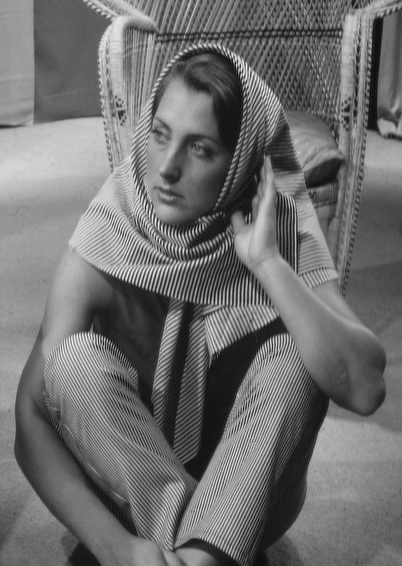
#> input picture homeworks/1-Constrant-Stretching/Barbara.tif, 402 x 566 px
$ jupyter execute 1-Contrast-stretching.ipynb
#> lines starting #> are read from the running program, lines starting #| are printed output that depends on the picture; after the words box and inside, x2 and y2 are one past the last pixel; in counts of white or black regions, pixels touching at a corner belong together
# Homework 1: Contrast stretching
***
**Subject:** Digital Image processing, FCSE 2021 <br>
**Student:** Kiril Zelenkovski <br>
**Deadline:** Tuesday, 30 March 2021 <br>

## Assigment

Implementation of a *Python* function that does **Contrast streching** on a given image. The function works with aн arbitrary number of points and takes two arguments:
- <code>:param image:</code> array, image on which we apply stretching
- <code>:param main_list:</code>
  - <code>main_list[0]</code> &#8594; list of input sensitivity level numbers (r1, r2, r3..)
  - <code>main_list[1]</code> &#8594; list of output intensity level numbers (s1, s2, s3..)

The function returns an array of numbers, which represent the input image stretched on all channels (<mark>1 channel if Grayscale</mark>, <mark>3 channels if RGB</mark>).

## Solution

Python dependencies are:
- <code>numpy</code>==1.18.5
- <code>opencv-python</code>==4.5.1.48
- <code>plotly</code>==4.11.0

[cell 1]
import numpy as np
import cv2
from plotly.offline import init_notebook_mode, plot, iplot

init_notebook_mode(connected=True)
config = {'showLink': False, 'displayModeBar': False}

Main function for contrast stretching:

[cell 2]
def contrast_stretching(image, main_list: list):
    """
    :param image: array, image on which we apply stretching
    :param main_list:
        main_list[0] - list of input sensitivity level numbers (r1, r2, r3..)
        main_list[1] - list of output intensity level numbers (s1, s2, s3..)
    :return: array, image stretched on all channels (1 if Grayscale, 3 if RGB)
    """
    r = main_list[0]
    s = main_list[1]
    gray = False
    if len(image.shape) < 3:
        gray = True
    r.insert(0, 0)
    r.append(255)
    s.insert(0, 0)
    s.append(255)
    # Calculate slope from points
    slopes = np.diff(s) / np.diff(r)
    dd = {}
    # Combine ranges, slopes and points
    for i in range(len(r) - 1):
        # Range1: (0, 50) Range2: (51,150) ...
        dd[(r[i], r[i + 1]) if i == 0 else (r[i] + 1, r[i + 1])] = (slopes[i], s[i])

    # Apply stretching on channels
    if gray:
        # Gray image has one channel
        image = stretch(image, dd)
    else:
        # make the stretching for all channels
        for i in range(image.shape[2]):
            image[:, :, i] = stretch(image[:, :, i], dd)

    # Return fully stretched image
    return image

Function for stretching on given chanel:

[cell 3]
def stretch(channel, dd):
    masks = []
    for k in dd:
        # Get all pixels with specified range as mask
        mask = cv2.inRange(channel, k[0], k[1])
        masks.append(mask)

    for values, mask, x in zip(dd.values(), masks, dd.keys()):
        # Get the pixels that we need to change
        px_to_modify = cv2.bitwise_and(channel, mask)
        # Get the rest of the pixels
        px_help = cv2.bitwise_or(channel, mask)
        # Create matrix rows x cols with values 255
        all_white = np.full((channel.shape[0], channel.shape[1]), 255, dtype=np.dtype('uint8'))
        non_mod_px_inv = cv2.bitwise_xor(px_help, all_white)

        # Apply stretching to the chosen pixels
        px_to_modify[px_to_modify != 0] = (px_to_modify[px_to_modify != 0] - (x[0] - 1 if x[0] > 0 else x[0])) * values[
            0] + values[1]
        # Add 255 to rest of the pixels (needed for xor)
        px_to_modify[px_to_modify == 0] = 255

        mod_values = cv2.bitwise_xor(px_to_modify, non_mod_px_inv)
        channel = mod_values

    return channel

Define both <mark><b>Input intensity level</b></mark> list and <mark><b>Output intensity level</b></mark> list, <code>r_list</code> and <code>s_list</code> accordingly:

[cell 4]
#         r1   r2  r3  (Input intensity level)
r_list = [20, 120, 80]
#         s1   s2  s3  (Output intensity level)
s_list = [30, 200, 90]

Read image (np.flip is applied because it reads it upside-down in Plotly - heatmap) and apply contrast strecthing:

[cell 5]
# Read image (np.flip is applied because it reads it upside-down in Plotly - heatmap)
img1 = np.flip(cv2.imread("Barbara.tif", 0))
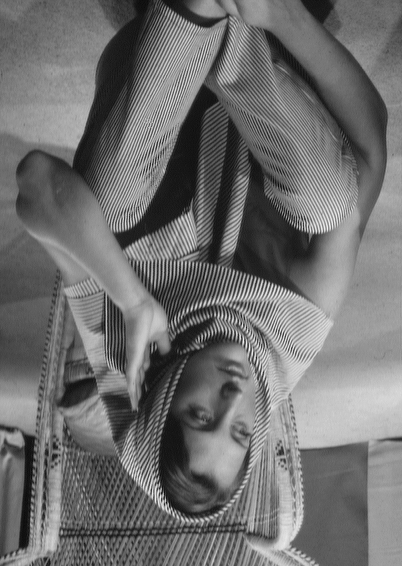
#> img1: shape (566, 402); min 4, max 247, mean 111.5
# Apply contrast stretching
img2 = contrast_stretching(img1, [r_list, s_list])
#> the loop in stretch, `for k in dd:` made 4 passes
#> pass 1, in stretch, `mask = cv2.inRange(channel, k[0], k[1])`:
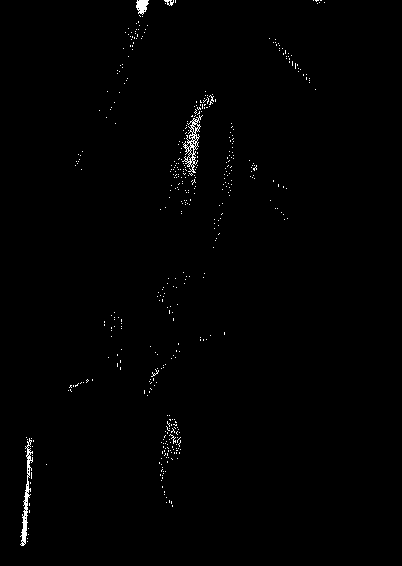
#> mask: shape (566, 402); 0.73% white in thin lines or dots, all inside (x1, y1, x2, y2) = (20, 0, 325, 546)
#> pass 2, in stretch, `mask = cv2.inRange(channel, k[0], k[1])`:
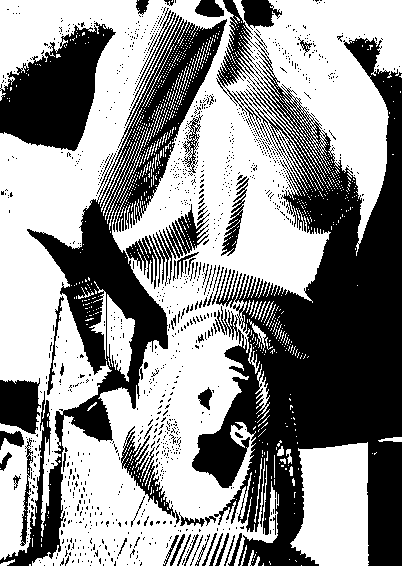
#> mask: shape (566, 402); 57% white; 1147 black regions (1076 under 20 px), largest, box (x1, y1, x2, y2) and area: (192, 0, 402, 566) 53139, (0, 17, 227, 566) 21976, (0, 22, 116, 151) 8509
#> after the loop in stretch, `for k in dd:`: masks = 4 items
#> the loop in stretch, `for values, mask, x in zip(dd.values(), masks, dd.keys()):` made 4 passes
#> (values, x) on passes 1 to 4: ((1.5, 0), (0, 20)), ((1.7, 30), (21, 120)), ((2.75, 200), (121, 80)), ((0.943, 90), (81, 255))
#> pass 1, in stretch, `non_mod_px_inv = cv2.bitwise_xor(px_help, all_white)`:
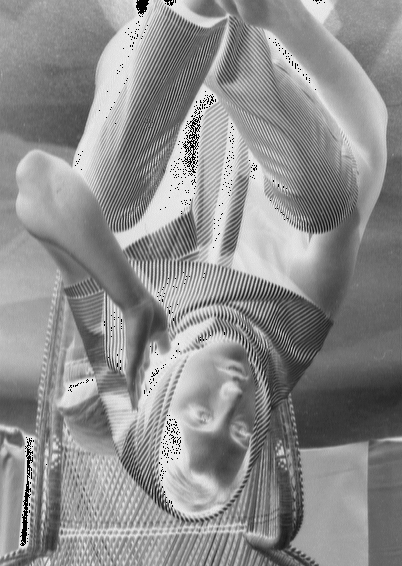
#> non_mod_px_inv: shape (566, 402); min 0, max 234, mean 141.8
#> after the loop in stretch, `for values, mask, x in zip(dd.values(), masks, dd.keys()):`:
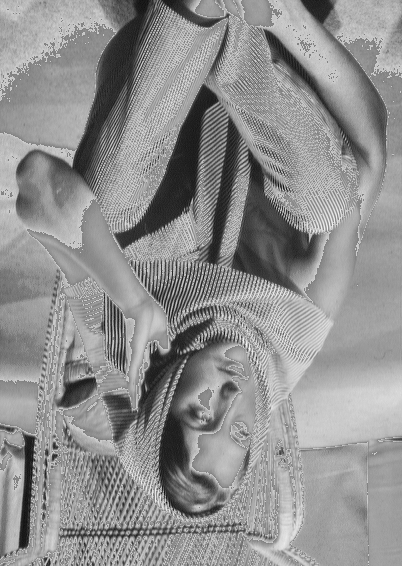
#> channel: shape (566, 402); min 6, max 247, mean 143.8
#> after the loop in stretch, `for values, mask, x in zip(dd.values(), masks, dd.keys()):`:
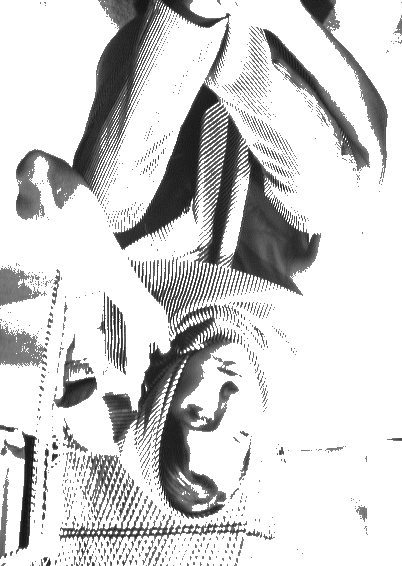
#> px_help: shape (566, 402); min 6, max 255, mean 209.1
#> after the loop in stretch, `for values, mask, x in zip(dd.values(), masks, dd.keys()):`:
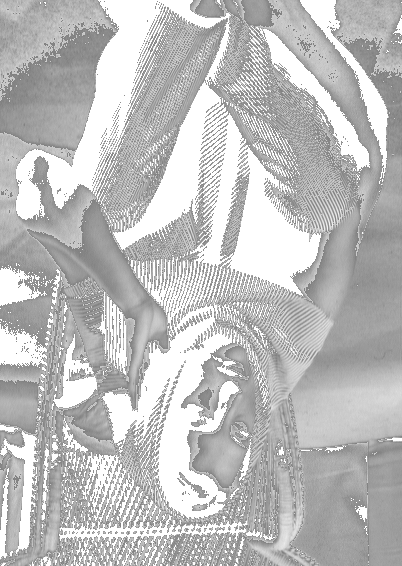
#> px_to_modify: shape (566, 402); min 129, max 255, mean 189.7
